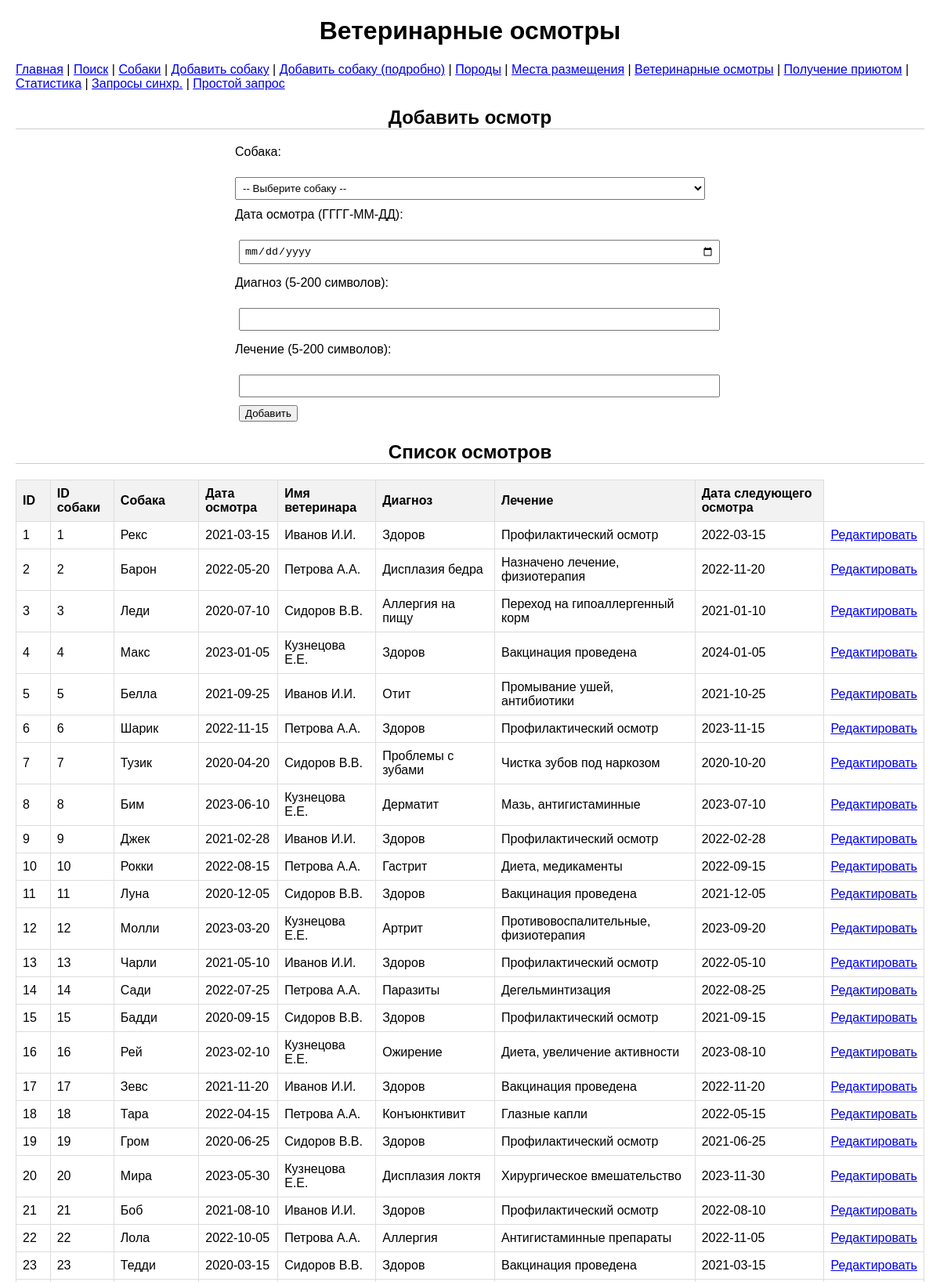
The app's page /vet_examinations (upper part) with its own data.
### tables this page shows
CREATE TABLE "vet_examinations" (
	"id"	INTEGER,
	"dog_id"	INTEGER,
	"examination_date"	DATE,
	"veterinarian_name"	VARCHAR(100),
	"diagnosis"	VARCHAR(200),
	"treatment"	VARCHAR(500),
	"next_examination_date"	DATE,
	PRIMARY KEY("id" AUTOINCREMENT),
	FOREIGN KEY("dog_id") REFERENCES "dogs"("id")
);

CREATE TABLE "dogs" (
	"id"	INTEGER,
	"name"	VARCHAR(100) NOT NULL,
	"birth_date"	DATE,
	"breeds_id"	INTEGER,
	"getting_id"	INTEGER,
	"vet_examinations_id"	INTEGER,
	"location_id"	INTEGER,
	"registration_date"	DATE,
	"microchip_number"	VARCHAR(20),
	"coat_type"	INTEGER,
	"color_variations"	INTEGER,
	"temperament"	INTEGER,
	"size"	INTEGER,
	PRIMARY KEY("id" AUTOINCREMENT),
	FOREIGN KEY("breeds_id") REFERENCES "breeds"("id"),
	FOREIGN KEY("coat_type") REFERENCES "coat_type"("id"),
	FOREIGN KEY("color_variations") REFERENCES "color_variations"("id"),
	FOREIGN KEY("getting_id") REFERENCES "getting"("id"),
	FOREIGN KEY("location_id") REFERENCES "locations"("id"),
	FOREIGN KEY("size") REFERENCES "size"("id"),
	FOREIGN KEY("temperament") REFERENCES "temperament"("id"),
	FOREIGN KEY("vet_examinations_id") REFERENCES "vet_examinations"("id")
);

### flask_app.py (the view, shortened to what this page needs)
@app.route('/vet_examinations', methods=['GET', 'POST'])
def vet_examinations():
    errors = []
    with get_db_connection() as conn:
        dogs = conn.execute("SELECT id, name FROM dogs ORDER BY name").fetchall()
    with get_db_connection() as conn:
        examinations = conn.execute("""
            SELECT ve.*, d.name AS dog_name
            FROM vet_examinations ve
            JOIN dogs d ON ve.dog_id = d.id
            ORDER BY ve.id
        """).fetchall()
    return render_template('vet_examinations.html', examinations=examinations, dogs=dogs, errors=errors)

### flask_app.py (called while the page is built)
def get_db_connection():
    active_db = session.get('active_db', DB_PATH_1)  # По умолчанию первая база данных
    conn = sqlite3.connect(active_db, timeout=10)
    conn.row_factory = sqlite3.Row
    return conn

### templates/vet_examinations.html (shortened to what this page needs)
<!DOCTYPE html>
<html lang="ru">
<head>
    <link rel="stylesheet" href="{{ url_for('static', filename='style.css') }}">
</head>
<body>
    <h1>Ветеринарные осмотры</h1>
        <nav>
        <a href="/">Главная</a> |
        <a href="/search">Поиск</a> |
        <a href="/view">Собаки</a> |
        <a href="/add">Добавить собаку</a> |
        <a href="/add_detailed">Добавить собаку (подробно)</a> |
        <a href="/breeds">Породы</a> |
        <a href="/locations">Места размещения</a> |
        <a href="/vet_examinations">Ветеринарные осмотры</a> |
        <a href="/getting">Получение приютом</a> |
        <a href="/stats">Статистика</a> |
        <a href="/sync_queries">Запросы синхр.</a> |
        <a href="/simple_query">Простой запрос</a>
    </nav>
    <h2>Добавить осмотр</h2>
    <form method="POST">
        <label for="dog_id">Собака:</label><br>
        <select name="dog_id" id="dog_id" required>
            <option value="">-- Выберите собаку --</option>
        </select><br>
        <label for="examination_date">Дата осмотра (ГГГГ-ММ-ДД):</label><br>
        <input type="date" name="examination_date" id="examination_date" required><br>
        <label for="diagnosis">Диагноз (5-200 символов):</label><br>
        <input type="text" name="diagnosis" id="diagnosis" required><br>
        <label for="treatment">Лечение (5-200 символов):</label><br>
        <input type="text" name="treatment" id="treatment" required><br>
        <button type="submit">Добавить</button>
    </form>
    <h2>Список осмотров</h2>
    {% if examinations %}
        <table>
    <tr>
        <th>ID</th>
        <th>ID собаки</th>
        <th>Собака</th>
        <th>Дата осмотра</th>
        <th>Имя ветеринара</th>
        <th>Диагноз</th>
        <th>Лечение</th>
        <th>Дата следующего осмотра</th>
    </tr>
    {% for exam in examinations %}
    <tr>
        <td>{{ exam['id'] }}</td>
        <td>{{ exam['dog_id'] }}</td>
        <td>{{ exam['dog_name'] }}</td>
        <td>{{ exam['examination_date'] }}</td>
        <td>{{ exam['veterinarian_name'] or 'Не указано' }}</td>
        <td>{{ exam['diagnosis'] }}</td>
        <td>{{ exam['treatment'] }}</td>
        <td>{{ exam['next_examination_date'] or 'Не указано' }}</td>
<td><a href="{{ url_for('edit_vet_examination', id=exam['id']) }}">Редактировать</a></td>
    </tr>
    {% endfor %}
</table>
    {% else %}
        <p>Нет осмотров для отображения.</p>
    {% endif %}
</body>
</html>

### static/style.css (style rules this page uses)
body { font-family: Arial, sans-serif; margin: 20px; }
nav { margin-bottom: 20px; }
table { border-collapse: collapse; width: 100%; }
th, td { border: 1px solid #ddd; padding: 8px; text-align: left; }
th { background-color: #f2f2f2; }
form { margin-bottom: 20px; }
input, button { margin: 5px; }
form { max-width: 600px; margin: 20px auto; }
label { display: block; margin-top: 10px; }
input, select { width: 100%; padding: 5px; margin-top: 5px; }
h2 { margin-top: 20px; text-align: center; border-bottom: 1px solid #ccc; }
h1 { text-align: center; }

### records on screen
vet_examinations: id "1", dog_id "1", dog_name "Рекс", examination_date "2021-03-15", veterinarian_name "Иванов И.И.", diagnosis "Здоров", treatment "Профилактический осмотр", next_examination_date "2022-03-15"
vet_examinations: id "2", dog_id "2", dog_name "Барон", examination_date "2022-05-20", veterinarian_name "Петрова А.А.", diagnosis "Дисплазия бедра", treatment "Назначено лечение, физиотерапия", next_examination_date "2022-11-20"
vet_examinations: id "3", dog_id "3", dog_name "Леди", examination_date "2020-07-10", veterinarian_name "Сидоров В.В.", diagnosis "Аллергия на пищу", treatment "Переход на гипоаллергенный корм", next_examination_date "2021-01-10"
vet_examinations: id "4", dog_id "4", dog_name "Макс", examination_date "2023-01-05", veterinarian_name "Кузнецова Е.Е.", diagnosis "Здоров", treatment "Вакцинация проведена", next_examination_date "2024-01-05"
vet_examinations: id "5", dog_id "5", dog_name "Белла", examination_date "2021-09-25", veterinarian_name "Иванов И.И.", diagnosis "Отит", treatment "Промывание ушей, антибиотики", next_examination_date "2021-10-25"
vet_examinations: id "6", dog_id "6", dog_name "Шарик", examination_date "2022-11-15", veterinarian_name "Петрова А.А.", diagnosis "Здоров", treatment "Профилактический осмотр", next_examination_date "2023-11-15"
vet_examinations: id "7", dog_id "7", dog_name "Тузик", examination_date "2020-04-20", veterinarian_name "Сидоров В.В.", diagnosis "Проблемы с зубами", treatment "Чистка зубов под наркозом", next_examination_date "2020-10-20"
vet_examinations: id "8", dog_id "8", dog_name "Бим", examination_date "2023-06-10", veterinarian_name "Кузнецова Е.Е.", diagnosis "Дерматит", treatment "Мазь, антигистаминные", next_examination_date "2023-07-10"
vet_examinations: id "9", dog_id "9", dog_name "Джек", examination_date "2021-02-28", veterinarian_name "Иванов И.И.", diagnosis "Здоров", treatment "Профилактический осмотр", next_examination_date "2022-02-28"
vet_examinations: id "10", dog_id "10", dog_name "Рокки", examination_date "2022-08-15", veterinarian_name "Петрова А.А.", diagnosis "Гастрит", treatment "Диета, медикаменты", next_examination_date "2022-09-15"
vet_examinations: id "11", dog_id "11", dog_name "Луна", examination_date "2020-12-05", veterinarian_name "Сидоров В.В.", diagnosis "Здоров", treatment "Вакцинация проведена", next_examination_date "2021-12-05"
vet_examinations: id "12", dog_id "12", dog_name "Молли", examination_date "2023-03-20", veterinarian_name "Кузнецова Е.Е.", diagnosis "Артрит", treatment "Противовоспалительные, физиотерапия", next_examination_date "2023-09-20"
vet_examinations: id "13", dog_id "13", dog_name "Чарли", examination_date "2021-05-10", veterinarian_name "Иванов И.И.", diagnosis "Здоров", treatment "Профилактический осмотр", next_examination_date "2022-05-10"
vet_examinations: id "14", dog_id "14", dog_name "Сади", examination_date "2022-07-25", veterinarian_name "Петрова А.А.", diagnosis "Паразиты", treatment "Дегельминтизация", next_examination_date "2022-08-25"
vet_examinations: id "15", dog_id "15", dog_name "Бадди", examination_date "2020-09-15", veterinarian_name "Сидоров В.В.", diagnosis "Здоров", treatment "Профилактический осмотр", next_examination_date "2021-09-15"
vet_examinations: id "16", dog_id "16", dog_name "Рей", examination_date "2023-02-10", veterinarian_name "Кузнецова Е.Е.", diagnosis "Ожирение", treatment "Диета, увеличение активности", next_examination_date "2023-08-10"
vet_examinations: id "17", dog_id "17", dog_name "Зевс", examination_date "2021-11-20", veterinarian_name "Иванов И.И.", diagnosis "Здоров", treatment "Вакцинация проведена", next_examination_date "2022-11-20"
vet_examinations: id "18", dog_id "18", dog_name "Тара", examination_date "2022-04-15", veterinarian_name "Петрова А.А.", diagnosis "Конъюнктивит", treatment "Глазные капли", next_examination_date "2022-05-15"
vet_examinations: id "19", dog_id "19", dog_name "Гром", examination_date "2020-06-25", veterinarian_name "Сидоров В.В.", diagnosis "Здоров", treatment "Профилактический осмотр", next_examination_date "2021-06-25"
vet_examinations: id "20", dog_id "20", dog_name "Мира", examination_date "2023-05-30", veterinarian_name "Кузнецова Е.Е.", diagnosis "Дисплазия локтя", treatment "Хирургическое вмешательство", next_examination_date "2023-11-30"
vet_examinations: id "21", dog_id "21", dog_name "Боб", examination_date "2021-08-10", veterinarian_name "Иванов И.И.", diagnosis "Здоров", treatment "Профилактический осмотр", next_examination_date "2022-08-10"
vet_examinations: id "22", dog_id "22", dog_name "Лола", examination_date "2022-10-05", veterinarian_name "Петрова А.А.", diagnosis "Аллергия", treatment "Антигистаминные препараты", next_examination_date "2022-11-05"
vet_examinations: id "23", dog_id "23", dog_name "Тедди", examination_date "2020-03-15", veterinarian_name "Сидоров В.В.", diagnosis "Здоров", treatment "Вакцинация проведена", next_examination_date "2021-03-15"
